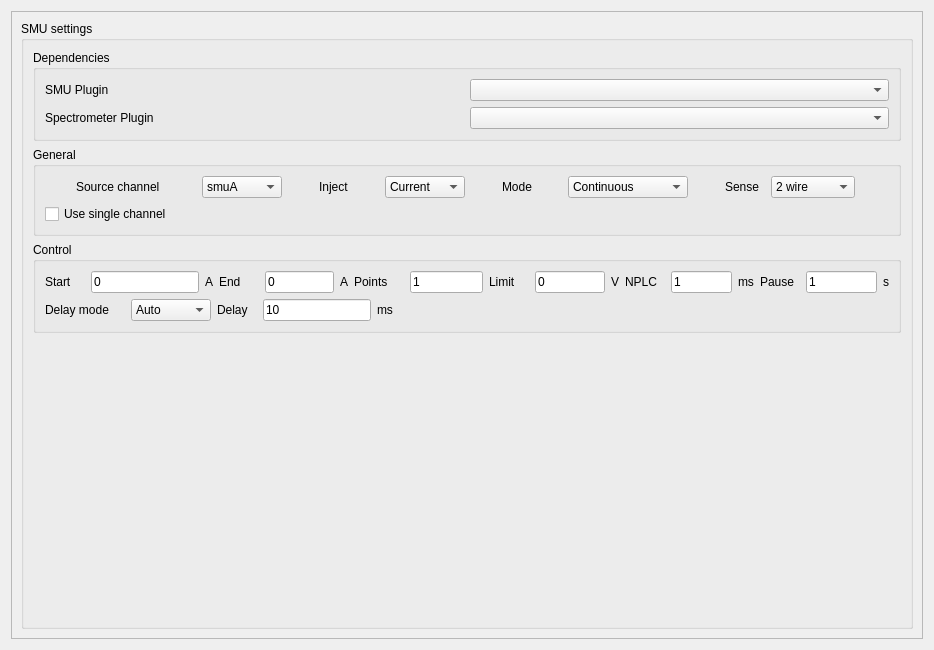
<?xml version="1.0" encoding="UTF-8"?>
<ui version="4.0">
 <class>Form</class>
 <widget class="QWidget" name="Form">
  <property name="geometry">
   <rect>
    <x>0</x>
    <y>0</y>
    <width>934</width>
    <height>650</height>
   </rect>
  </property>
  <property name="sizePolicy">
   <sizepolicy hsizetype="Expanding" vsizetype="Expanding">
    <horstretch>0</horstretch>
    <verstretch>0</verstretch>
   </sizepolicy>
  </property>
  <property name="windowTitle">
   <string>SpecSMU_settings</string>
  </property>
  <layout class="QVBoxLayout" name="verticalLayout_3">
   <item>
    <widget class="QScrollArea" name="scrollArea">
     <property name="widgetResizable">
      <bool>true</bool>
     </property>
     <widget class="QWidget" name="scrollAreaWidgetContents">
      <property name="geometry">
       <rect>
        <x>0</x>
        <y>0</y>
        <width>914</width>
        <height>630</height>
       </rect>
      </property>
      <layout class="QVBoxLayout" name="verticalLayout_4">
       <item>
        <widget class="QGroupBox" name="groupBox_general">
         <property name="title">
          <string>SMU settings</string>
         </property>
         <layout class="QVBoxLayout" name="verticalLayout">
          <item>
           <widget class="QGroupBox" name="groupBox_dependency">
            <property name="title">
             <string>Dependencies</string>
            </property>
            <layout class="QGridLayout" name="gridLayout_2">
             <item row="0" column="1">
              <widget class="QComboBox" name="smuBox"/>
             </item>
             <item row="0" column="0">
              <widget class="QLabel" name="label">
               <property name="text">
                <string>SMU Plugin</string>
               </property>
              </widget>
             </item>
             <item row="1" column="0">
              <widget class="QLabel" name="label_2">
               <property name="text">
                <string>Spectrometer Plugin</string>
               </property>
              </widget>
             </item>
             <item row="1" column="1">
              <widget class="QComboBox" name="spectrometerBox"/>
             </item>
            </layout>
           </widget>
          </item>
          <item>
           <widget class="QGroupBox" name="groupBox_general_2">
            <property name="minimumSize">
             <size>
              <width>0</width>
              <height>0</height>
             </size>
            </property>
            <property name="maximumSize">
             <size>
              <width>16777215</width>
              <height>16777215</height>
             </size>
            </property>
            <property name="title">
             <string>General</string>
            </property>
            <layout class="QVBoxLayout" name="verticalLayout_2">
             <item>
              <layout class="QHBoxLayout" name="HBoxLayout_general" stretch="10,10,10,10">
               <item>
                <layout class="QHBoxLayout" name="HBoxLayout_channel">
                 <item>
                  <widget class="QLabel" name="label_Channel">
                   <property name="sizePolicy">
                    <sizepolicy hsizetype="Fixed" vsizetype="Fixed">
                     <horstretch>0</horstretch>
                     <verstretch>0</verstretch>
                    </sizepolicy>
                   </property>
                   <property name="minimumSize">
                    <size>
                     <width>120</width>
                     <height>0</height>
                    </size>
                   </property>
                   <property name="text">
                    <string>Source channel</string>
                   </property>
                  </widget>
                 </item>
                 <item>
                  <widget class="QComboBox" name="comboBox_channel">
                   <property name="sizePolicy">
                    <sizepolicy hsizetype="Fixed" vsizetype="Fixed">
                     <horstretch>0</horstretch>
                     <verstretch>0</verstretch>
                    </sizepolicy>
                   </property>
                   <property name="minimumSize">
                    <size>
                     <width>80</width>
                     <height>0</height>
                    </size>
                   </property>
                   <property name="currentIndex">
                    <number>0</number>
                   </property>
                   <item>
                    <property name="text">
                     <string>smuA</string>
                    </property>
                   </item>
                   <item>
                    <property name="text">
                     <string>smuB</string>
                    </property>
                   </item>
                  </widget>
                 </item>
                </layout>
               </item>
               <item>
                <layout class="QHBoxLayout" name="HBoxLayout_inject" stretch="0,0">
                 <item>
                  <widget class="QLabel" name="label_inject">
                   <property name="sizePolicy">
                    <sizepolicy hsizetype="Fixed" vsizetype="Fixed">
                     <horstretch>0</horstretch>
                     <verstretch>0</verstretch>
                    </sizepolicy>
                   </property>
                   <property name="minimumSize">
                    <size>
                     <width>60</width>
                     <height>0</height>
                    </size>
                   </property>
                   <property name="text">
                    <string>Inject</string>
                   </property>
                  </widget>
                 </item>
                 <item>
                  <widget class="QComboBox" name="comboBox_inject">
                   <property name="sizePolicy">
                    <sizepolicy hsizetype="Fixed" vsizetype="Fixed">
                     <horstretch>0</horstretch>
                     <verstretch>0</verstretch>
                    </sizepolicy>
                   </property>
                   <property name="minimumSize">
                    <size>
                     <width>80</width>
                     <height>0</height>
                    </size>
                   </property>
                   <property name="currentIndex">
                    <number>0</number>
                   </property>
                   <item>
                    <property name="text">
                     <string>Current</string>
                    </property>
                   </item>
                   <item>
                    <property name="text">
                     <string>Voltage</string>
                    </property>
                   </item>
                  </widget>
                 </item>
                </layout>
               </item>
               <item>
                <layout class="QHBoxLayout" name="HBoxLayout_mode">
                 <item>
                  <widget class="QLabel" name="label_mode">
                   <property name="sizePolicy">
                    <sizepolicy hsizetype="Fixed" vsizetype="Fixed">
                     <horstretch>0</horstretch>
                     <verstretch>0</verstretch>
                    </sizepolicy>
                   </property>
                   <property name="minimumSize">
                    <size>
                     <width>60</width>
                     <height>0</height>
                    </size>
                   </property>
                   <property name="text">
                    <string>Mode</string>
                   </property>
                  </widget>
                 </item>
                 <item>
                  <widget class="QComboBox" name="comboBox_mode">
                   <property name="sizePolicy">
                    <sizepolicy hsizetype="Fixed" vsizetype="Fixed">
                     <horstretch>0</horstretch>
                     <verstretch>0</verstretch>
                    </sizepolicy>
                   </property>
                   <property name="minimumSize">
                    <size>
                     <width>120</width>
                     <height>0</height>
                    </size>
                   </property>
                   <property name="currentIndex">
                    <number>0</number>
                   </property>
                   <item>
                    <property name="text">
                     <string>Continuous</string>
                    </property>
                   </item>
                   <item>
                    <property name="text">
                     <string>Pulsed</string>
                    </property>
                   </item>
                   <item>
                    <property name="text">
                     <string>Mixed</string>
                    </property>
                   </item>
                  </widget>
                 </item>
                </layout>
               </item>
               <item>
                <layout class="QHBoxLayout" name="HBoxLayout_sourceSenseMode" stretch="0,0">
                 <item>
                  <widget class="QLabel" name="label_sourceSenseMode">
                   <property name="sizePolicy">
                    <sizepolicy hsizetype="Fixed" vsizetype="Fixed">
                     <horstretch>0</horstretch>
                     <verstretch>0</verstretch>
                    </sizepolicy>
                   </property>
                   <property name="minimumSize">
                    <size>
                     <width>40</width>
                     <height>0</height>
                    </size>
                   </property>
                   <property name="text">
                    <string>Sense</string>
                   </property>
                  </widget>
                 </item>
                 <item>
                  <widget class="QComboBox" name="comboBox_sourceSenseMode">
                   <property name="sizePolicy">
                    <sizepolicy hsizetype="Fixed" vsizetype="Fixed">
                     <horstretch>0</horstretch>
                     <verstretch>0</verstretch>
                    </sizepolicy>
                   </property>
                   <property name="minimumSize">
                    <size>
                     <width>80</width>
                     <height>0</height>
                    </size>
                   </property>
                   <property name="currentIndex">
                    <number>0</number>
                   </property>
                   <item>
                    <property name="text">
                     <string>2 wire</string>
                    </property>
                   </item>
                   <item>
                    <property name="text">
                     <string>4 wire</string>
                    </property>
                   </item>
                   <item>
                    <property name="text">
                     <string>2 &amp; 4 wire</string>
                    </property>
                   </item>
                  </widget>
                 </item>
                </layout>
               </item>
              </layout>
             </item>
             <item>
              <layout class="QHBoxLayout" name="HBoxLayout_singleChannel">
               <item>
                <widget class="QCheckBox" name="checkBox_singleChannel">
                 <property name="text">
                  <string>Use single channel</string>
                 </property>
                </widget>
               </item>
              </layout>
             </item>
            </layout>
           </widget>
          </item>
          <item>
           <widget class="QGroupBox" name="groupBox_control">
            <property name="enabled">
             <bool>true</bool>
            </property>
            <property name="minimumSize">
             <size>
              <width>0</width>
              <height>0</height>
             </size>
            </property>
            <property name="title">
             <string>Control</string>
            </property>
            <layout class="QVBoxLayout" name="verticalLayout_9">
             <item>
              <layout class="QHBoxLayout" name="HBoxLayout_pulsedLine1" stretch="0,10,10,10,10,10">
               <item>
                <layout class="QHBoxLayout" name="HBoxLayout_pulsedStart" stretch="0,0,0">
                 <item>
                  <widget class="QLabel" name="label_Start">
                   <property name="sizePolicy">
                    <sizepolicy hsizetype="Fixed" vsizetype="Fixed">
                     <horstretch>0</horstretch>
                     <verstretch>0</verstretch>
                    </sizepolicy>
                   </property>
                   <property name="minimumSize">
                    <size>
                     <width>40</width>
                     <height>0</height>
                    </size>
                   </property>
                   <property name="text">
                    <string>Start</string>
                   </property>
                  </widget>
                 </item>
                 <item>
                  <widget class="QLineEdit" name="lineEdit_Start">
                   <property name="sizePolicy">
                    <sizepolicy hsizetype="Fixed" vsizetype="Fixed">
                     <horstretch>0</horstretch>
                     <verstretch>0</verstretch>
                    </sizepolicy>
                   </property>
                   <property name="minimumSize">
                    <size>
                     <width>20</width>
                     <height>0</height>
                    </size>
                   </property>
                   <property name="text">
                    <string>0</string>
                   </property>
                  </widget>
                 </item>
                 <item>
                  <widget class="QLabel" name="label_StartUnits">
                   <property name="text">
                    <string>A</string>
                   </property>
                  </widget>
                 </item>
                </layout>
               </item>
               <item>
                <layout class="QHBoxLayout" name="HBoxLayout_pulsedEnd" stretch="0,0,0">
                 <item>
                  <widget class="QLabel" name="label_End">
                   <property name="sizePolicy">
                    <sizepolicy hsizetype="Fixed" vsizetype="Fixed">
                     <horstretch>0</horstretch>
                     <verstretch>0</verstretch>
                    </sizepolicy>
                   </property>
                   <property name="minimumSize">
                    <size>
                     <width>40</width>
                     <height>0</height>
                    </size>
                   </property>
                   <property name="text">
                    <string>End</string>
                   </property>
                  </widget>
                 </item>
                 <item>
                  <widget class="QLineEdit" name="lineEdit_End">
                   <property name="sizePolicy">
                    <sizepolicy hsizetype="Fixed" vsizetype="Fixed">
                     <horstretch>0</horstretch>
                     <verstretch>0</verstretch>
                    </sizepolicy>
                   </property>
                   <property name="minimumSize">
                    <size>
                     <width>20</width>
                     <height>0</height>
                    </size>
                   </property>
                   <property name="text">
                    <string>0</string>
                   </property>
                  </widget>
                 </item>
                 <item>
                  <widget class="QLabel" name="label_EndUnits">
                   <property name="text">
                    <string>A</string>
                   </property>
                  </widget>
                 </item>
                </layout>
               </item>
               <item>
                <layout class="QHBoxLayout" name="HBoxLayout_pulsedPoints" stretch="0,0">
                 <item>
                  <widget class="QLabel" name="label_Points">
                   <property name="sizePolicy">
                    <sizepolicy hsizetype="Fixed" vsizetype="Fixed">
                     <horstretch>0</horstretch>
                     <verstretch>0</verstretch>
                    </sizepolicy>
                   </property>
                   <property name="minimumSize">
                    <size>
                     <width>50</width>
                     <height>0</height>
                    </size>
                   </property>
                   <property name="text">
                    <string>Points</string>
                   </property>
                  </widget>
                 </item>
                 <item>
                  <widget class="QLineEdit" name="lineEdit_Points">
                   <property name="sizePolicy">
                    <sizepolicy hsizetype="Fixed" vsizetype="Fixed">
                     <horstretch>0</horstretch>
                     <verstretch>0</verstretch>
                    </sizepolicy>
                   </property>
                   <property name="minimumSize">
                    <size>
                     <width>20</width>
                     <height>0</height>
                    </size>
                   </property>
                   <property name="text">
                    <string>1</string>
                   </property>
                  </widget>
                 </item>
                </layout>
               </item>
               <item>
                <layout class="QHBoxLayout" name="HBoxLayout_pulsedLimit" stretch="0,0,0">
                 <item>
                  <widget class="QLabel" name="label_Limit">
                   <property name="sizePolicy">
                    <sizepolicy hsizetype="Fixed" vsizetype="Fixed">
                     <horstretch>0</horstretch>
                     <verstretch>0</verstretch>
                    </sizepolicy>
                   </property>
                   <property name="minimumSize">
                    <size>
                     <width>40</width>
                     <height>0</height>
                    </size>
                   </property>
                   <property name="text">
                    <string>Limit</string>
                   </property>
                  </widget>
                 </item>
                 <item>
                  <widget class="QLineEdit" name="lineEdit_Limit">
                   <property name="sizePolicy">
                    <sizepolicy hsizetype="Fixed" vsizetype="Fixed">
                     <horstretch>0</horstretch>
                     <verstretch>0</verstretch>
                    </sizepolicy>
                   </property>
                   <property name="minimumSize">
                    <size>
                     <width>20</width>
                     <height>0</height>
                    </size>
                   </property>
                   <property name="text">
                    <string>0</string>
                   </property>
                  </widget>
                 </item>
                 <item>
                  <widget class="QLabel" name="label_LimitUnits">
                   <property name="text">
                    <string>V</string>
                   </property>
                  </widget>
                 </item>
                </layout>
               </item>
               <item>
                <layout class="QHBoxLayout" name="HBoxLayout_pulsedNPLC" stretch="0,0,0">
                 <item>
                  <widget class="QLabel" name="label_NPLC">
                   <property name="sizePolicy">
                    <sizepolicy hsizetype="Fixed" vsizetype="Fixed">
                     <horstretch>0</horstretch>
                     <verstretch>0</verstretch>
                    </sizepolicy>
                   </property>
                   <property name="minimumSize">
                    <size>
                     <width>40</width>
                     <height>0</height>
                    </size>
                   </property>
                   <property name="text">
                    <string>NPLC</string>
                   </property>
                  </widget>
                 </item>
                 <item>
                  <widget class="QLineEdit" name="lineEdit_NPLC">
                   <property name="sizePolicy">
                    <sizepolicy hsizetype="Fixed" vsizetype="Fixed">
                     <horstretch>0</horstretch>
                     <verstretch>0</verstretch>
                    </sizepolicy>
                   </property>
                   <property name="minimumSize">
                    <size>
                     <width>20</width>
                     <height>0</height>
                    </size>
                   </property>
                   <property name="baseSize">
                    <size>
                     <width>0</width>
                     <height>0</height>
                    </size>
                   </property>
                   <property name="text">
                    <string>1</string>
                   </property>
                  </widget>
                 </item>
                 <item>
                  <widget class="QLabel" name="label_NPLCUnits">
                   <property name="text">
                    <string>ms</string>
                   </property>
                  </widget>
                 </item>
                </layout>
               </item>
               <item>
                <layout class="QHBoxLayout" name="HBoxLayout_pulsedPause" stretch="0,0,0">
                 <item>
                  <widget class="QLabel" name="label_pulsedPause_2">
                   <property name="sizePolicy">
                    <sizepolicy hsizetype="Fixed" vsizetype="Fixed">
                     <horstretch>0</horstretch>
                     <verstretch>0</verstretch>
                    </sizepolicy>
                   </property>
                   <property name="minimumSize">
                    <size>
                     <width>40</width>
                     <height>0</height>
                    </size>
                   </property>
                   <property name="text">
                    <string>Pause</string>
                   </property>
                  </widget>
                 </item>
                 <item>
                  <widget class="QLineEdit" name="lineEdit_Pause">
                   <property name="sizePolicy">
                    <sizepolicy hsizetype="Fixed" vsizetype="Fixed">
                     <horstretch>0</horstretch>
                     <verstretch>0</verstretch>
                    </sizepolicy>
                   </property>
                   <property name="minimumSize">
                    <size>
                     <width>20</width>
                     <height>0</height>
                    </size>
                   </property>
                   <property name="baseSize">
                    <size>
                     <width>0</width>
                     <height>0</height>
                    </size>
                   </property>
                   <property name="text">
                    <string>1</string>
                   </property>
                  </widget>
                 </item>
                 <item>
                  <widget class="QLabel" name="label_pulsedPause">
                   <property name="text">
                    <string>s</string>
                   </property>
                  </widget>
                 </item>
                </layout>
               </item>
              </layout>
             </item>
             <item>
              <layout class="QHBoxLayout" name="HBoxLayout_pulsedLine2" stretch="10,10">
               <item>
                <layout class="QHBoxLayout" name="HBoxLayout_pulsedDelayMode">
                 <item>
                  <widget class="QLabel" name="label_pulsedDelayMode">
                   <property name="sizePolicy">
                    <sizepolicy hsizetype="Fixed" vsizetype="Fixed">
                     <horstretch>0</horstretch>
                     <verstretch>0</verstretch>
                    </sizepolicy>
                   </property>
                   <property name="minimumSize">
                    <size>
                     <width>80</width>
                     <height>0</height>
                    </size>
                   </property>
                   <property name="text">
                    <string>Delay mode</string>
                   </property>
                  </widget>
                 </item>
                 <item>
                  <widget class="QComboBox" name="comboBox_DelayMode">
                   <property name="sizePolicy">
                    <sizepolicy hsizetype="Fixed" vsizetype="Fixed">
                     <horstretch>0</horstretch>
                     <verstretch>0</verstretch>
                    </sizepolicy>
                   </property>
                   <property name="minimumSize">
                    <size>
                     <width>80</width>
                     <height>0</height>
                    </size>
                   </property>
                   <property name="currentIndex">
                    <number>0</number>
                   </property>
                   <item>
                    <property name="text">
                     <string>Auto</string>
                    </property>
                   </item>
                   <item>
                    <property name="text">
                     <string>Manual</string>
                    </property>
                   </item>
                  </widget>
                 </item>
                </layout>
               </item>
               <item>
                <layout class="QHBoxLayout" name="HBoxLayout_pulsedDelay" stretch="0,0,0">
                 <item>
                  <widget class="QLabel" name="label_Delay">
                   <property name="sizePolicy">
                    <sizepolicy hsizetype="Fixed" vsizetype="Fixed">
                     <horstretch>0</horstretch>
                     <verstretch>0</verstretch>
                    </sizepolicy>
                   </property>
                   <property name="minimumSize">
                    <size>
                     <width>40</width>
                     <height>0</height>
                    </size>
                   </property>
                   <property name="text">
                    <string>Delay</string>
                   </property>
                  </widget>
                 </item>
                 <item>
                  <widget class="QLineEdit" name="lineEdit_Delay">
                   <property name="sizePolicy">
                    <sizepolicy hsizetype="Fixed" vsizetype="Fixed">
                     <horstretch>0</horstretch>
                     <verstretch>0</verstretch>
                    </sizepolicy>
                   </property>
                   <property name="minimumSize">
                    <size>
                     <width>20</width>
                     <height>0</height>
                    </size>
                   </property>
                   <property name="text">
                    <string>10</string>
                   </property>
                  </widget>
                 </item>
                 <item>
                  <widget class="QLabel" name="label_DelayUnits">
                   <property name="text">
                    <string>ms</string>
                   </property>
                  </widget>
                 </item>
                </layout>
               </item>
              </layout>
             </item>
            </layout>
           </widget>
          </item>
          <item>
           <spacer name="verticalSpacer">
            <property name="orientation">
             <enum>Qt::Orientation::Vertical</enum>
            </property>
            <property name="sizeHint" stdset="0">
             <size>
              <width>20</width>
              <height>40</height>
             </size>
            </property>
           </spacer>
          </item>
         </layout>
        </widget>
       </item>
      </layout>
     </widget>
    </widget>
   </item>
  </layout>
 </widget>
 <resources/>
 <connections/>
</ui>
